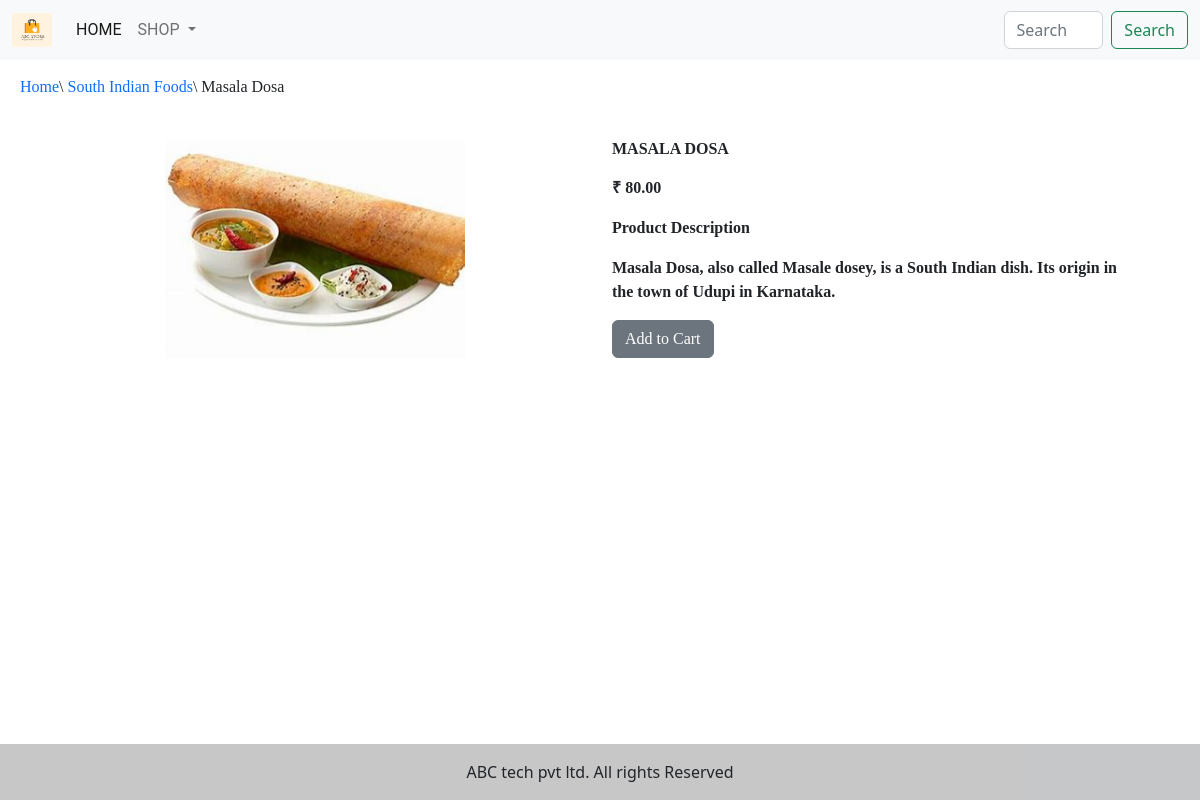
The page /south-indian-foods/masala-dosa on the database its author committed.
### app_1/models.py (models this page shows, shortened)
class Product(models.Model):
    name = models.CharField(max_length=30, unique=True)
    slug = models.SlugField(max_length=30, unique=True)
    description = models.TextField(blank=True)
    price = models.DecimalField(max_digits=10, decimal_places=2)
    category = models.ForeignKey(Category, on_delete= models.CASCADE)
    image = models.ImageField(upload_to='products')
    stock = models.IntegerField()
    available = models.BooleanField(default=True)
    created = models.DateTimeField(auto_now_add=True)
    updated = models.DateTimeField(auto_now=True)
    class Meta:
        ordering = ('name', )
        verbose_name = 'product'
        verbose_name_plural = 'products'
    def __str__(self):
        return '{}' . format(self.name)

class Category(models.Model):
    name = models.CharField(max_length=30)
    slug = models.SlugField(max_length=30)
    description = models.TextField(blank=True)
    image = models.ImageField(upload_to='category')
    class Meta:
        ordering = ('name', )
        verbose_name = 'Category'
        verbose_name_plural = 'Categories'
    def get_url(self):
        return reverse('app_1:products_by_category', args=[self.slug])
    def __str__(self):
        return '{}' . format(self.name)

### app_1/views.py (the view)
# urls.py: path('<slug:c_slug>/<slug:product_slug>', views.proDetail, name="prodCatdetails"),
def proDetail(request, c_slug, product_slug):
    try:
        product = Product.objects.get(category__slug=c_slug, slug = product_slug)
        print(product)
    except Exception as e:
        raise e
    context = {'product':product}
    return render(request, 'products.html', context)

### app_1/context_processors.py (called while the page is built)
def menu_links(request):
    links = Category.objects.all()
    return dict(links=links)

### cart/context_processors.py (called while the page is built)
def counter(request):
    item_count=0
    if 'admin' in request.path:
        return {}
    else:
        try:
            cart=Cart.objects.filter(cart_id=cart_id(request))
            car_items=CartItem.objects.all().filter(cart=cart[:1])
            for cart_item in car_items:
                 item_count +=cart_item.quantity
        except Cart.DoesNotExist:
            item_count = 0
    return dict(item_count=item_count)

### cart/views.py (called while the page is built)
def cart_id(request):
    cart=request.session.session_key
    if not cart:
        cart=request.session.create()
    return cart

### templates/products.html (shortened to what this page needs)
{% extends 'base.html' %}
{% load static %}
{% block content%}
<div class="row my_prod_row_class" style="padding:15px 20px 0px 20px;">
    <div class="mx-auto" style="font-family: Georgia;">
        <p><a href="{% url 'app_1:allprocat'%}" style="text-decoration:none;">Home</a>\ <a href="{{product.category.get_url}}" style="text-decoration:none;">{{product.category}}</a>\ {{product.name}}</p>
    </div>
</div>
      <div class="container">
        <br>
        <div class="row">
            <div class="col-12 col-sm-12 col-md-12 col-lg-6 text-center">
                <div style="min-width:18rem;">
                    <img src="{{product.image.url}}" alt="{{product.name}}" style="width:300px;" class="animate__animated animate__fadeIn animate__delay-0s">
                </div>
            </div>
            <div class="col-12 col-sm-12 col-md-12 col-lg-6">
              <div class="animate__animated animate__fadeIn animate__delay-1s">
                <h3 class="my_prod_title" style="font-size:16px;font-family: Georgia;font-weight:bold;text-transform:uppercase;letter-spacing: .2em,padding-top:15px;padding-bottom:10px;">{{product.name}}</h3>
                <p style="font-family: Georgia; font-weight:bold;">₹ {{product.price}}</p>
                <p class="my_title" style="font-family: Georgia;font-weight:bold;">Product Description</p>
                <p style="padding-right:20px;font-family: Georgia;font-weight:bold;">{{product.description}}</p>
                {% if product.stock <= 0%}
                    <p>Product Out Of Stock</p>
                {% else %}
                    <a href="{% url 'cart:add_cart' product.id %}" class="btn btn-secondary " style="font-family: Georgia;">Add to Cart</a>
                {% endif %}
              </div>
            </div>
        </div>
      </div>
{% endblock %}

### static/css/custom.css (style rules this page uses)
.my_prod_row_class { padding-top: 15px; padding-bottom: 20px; }
.my_prod_title { font-size:16px; text-transform:uppercase; letter-spacing: .2em padding-top:15px; padding-bottom:10px; }

### rows shown on the page
Product: category "South Indian Foods", name "Masala Dosa", image (picture), name "MASALA DOSA", price "80.00", description "Masala Dosa, also called Masale dosey, is a South Indian dish. Its origin in the town of Udupi in Karnataka."
